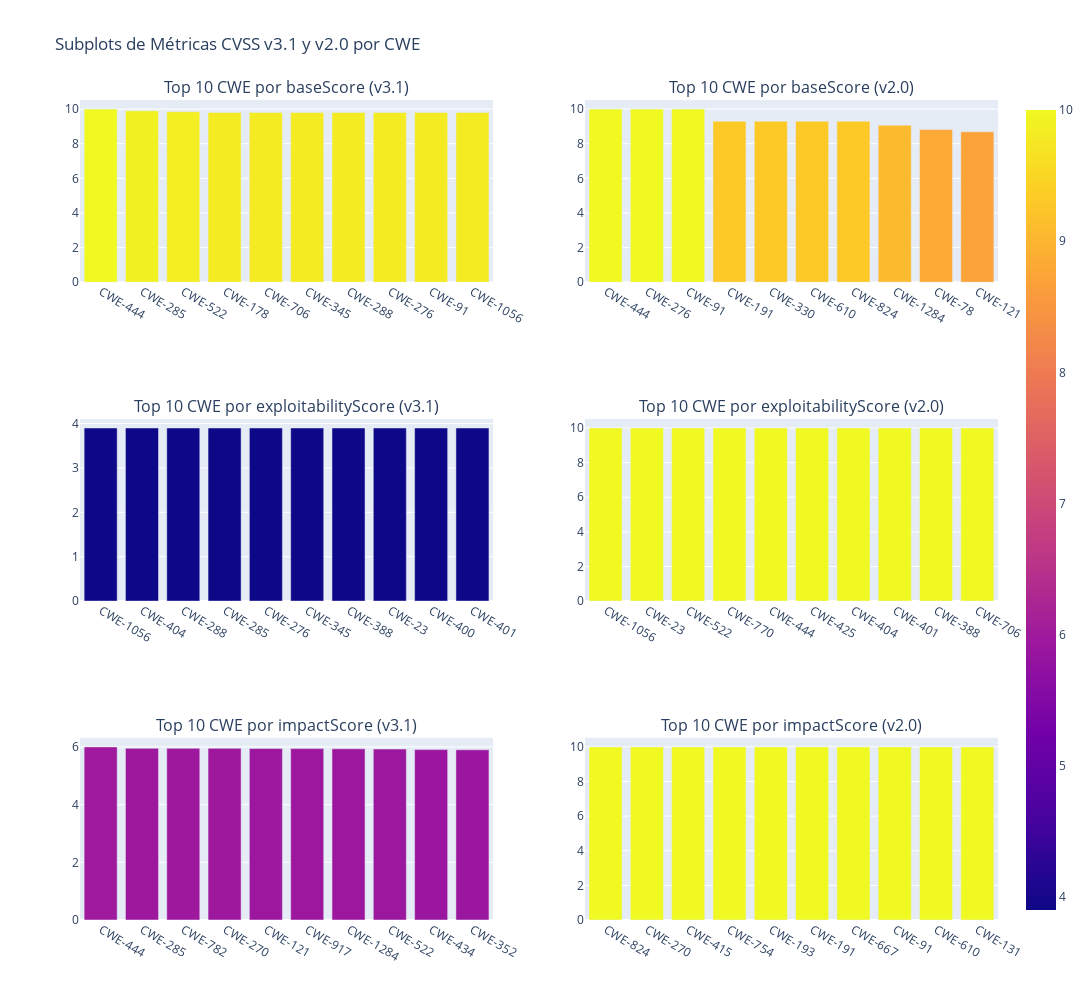

Notebook code for this chart:
### Code cell
import plotly.express as px
import plotly.subplots as sp

# Crear subplots
fig = sp.make_subplots(rows=3, cols=2, subplot_titles=[
    "Top 10 CWE por baseScore (v3.1)", 
    "Top 10 CWE por baseScore (v2.0)", 
    "Top 10 CWE por exploitabilityScore (v3.1)", 
    "Top 10 CWE por exploitabilityScore (v2.0)", 
    "Top 10 CWE por impactScore (v3.1)", 
    "Top 10 CWE por impactScore (v2.0)"
])

# Gráfico de barras para baseScore v3.1
fig_baseScore_v31 = px.bar(top_baseScore_v31.head(10), 
                           x='cwe_id', y='baseScore_v31', 
                           labels={'baseScore_v31': 'Base Score (v3.1)', 'cwe_id': 'CWE ID'},
                           color='baseScore_v31')

# Gráfico de barras para baseScore v2.0
fig_baseScore_v2 = px.bar(top_baseScore_v2.head(10), 
                          x='cwe_id', y='baseScore_v2', 
                          labels={'baseScore_v2': 'Base Score (v2.0)', 'cwe_id': 'CWE ID'},
                          color='baseScore_v2')

# Gráfico de barras para exploitabilityScore v3.1
fig_exploitability_v31 = px.bar(top_exploitabilityScore_v31.head(10), 
                                x='cwe_id', y='exploitabilityScore_v31', 
                                labels={'exploitabilityScore_v31': 'Exploitability (v3.1)', 'cwe_id': 'CWE ID'},
                                color='exploitabilityScore_v31')

# Gráfico de barras para exploitabilityScore v2.0
fig_exploitability_v2 = px.bar(top_exploitabilityScore_v2.head(10), 
                               x='cwe_id', y='exploitabilityScore_v2', 
                               labels={'exploitabilityScore_v2': 'Exploitability (v2.0)', 'cwe_id': 'CWE ID'},
                               color='exploitabilityScore_v2')

# Gráfico de barras para impactScore v3.1
fig_impact_v31 = px.bar(top_impactScore_v31.head(10), 
                        x='cwe_id', y='impactScore_v31', 
                        labels={'impactScore_v31': 'Impact Score (v3.1)', 'cwe_id': 'CWE ID'},
                        color='impactScore_v31')

# Gráfico de barras para impactScore v2.0
fig_impact_v2 = px.bar(top_impactScore_v2.head(10), 
                       x='cwe_id', y='impactScore_v2', 
                       labels={'impactScore_v2': 'Impact Score (v2.0)', 'cwe_id': 'CWE ID'},
                       color='impactScore_v2')

# Añadir gráficos a los subplots
fig.add_traces(fig_baseScore_v31['data'], rows=1, cols=1)
fig.add_traces(fig_baseScore_v2['data'], rows=1, cols=2)
fig.add_traces(fig_exploitability_v31['data'], rows=2, cols=1)
fig.add_traces(fig_exploitability_v2['data'], rows=2, cols=2)
fig.add_traces(fig_impact_v31['data'], rows=3, cols=1)
fig.add_traces(fig_impact_v2['data'], rows=3, cols=2)

# Ajustes finales
fig.update_layout(height=1000, width=1200, title_text="Subplots de Métricas CVSS v3.1 y v2.0 por CWE")
fig.update_xaxes(categoryorder='total descending')

fig.show()

### Figure 1 — Plotly figure (JSON) as saved in the notebook; plotly's stock layout.template omitted (floating-point values rounded to 4 significant figures)
{"data": [{"alignmentgroup": "True", "hovertemplate": "CWE ID=%{x}<br>Base Score (v3.1)=%{marker.color}<extra></extra>", "legendgroup": "", "marker": {"color": [10, 9.9, 9.85, 9.8, 9.8, 9.8, 9.8, 9.8, 9.8, 9.8], "coloraxis": "coloraxis", "pattern": {"shape": ""}}, "name": "", "offsetgroup": "", "orientation": "v", "showlegend": false, "textposition": "auto", "type": "bar", "x": ["CWE-444", "CWE-285", "CWE-522", "CWE-178", "CWE-706", "CWE-345", "CWE-288", "CWE-276", "CWE-91", "CWE-1056"], "xaxis": "x", "y": [10, 9.9, 9.85, 9.8, 9.8, 9.8, 9.8, 9.8, 9.8, 9.8], "yaxis": "y"}, {"alignmentgroup": "True", "hovertemplate": "CWE ID=%{x}<br>Base Score (v2.0)=%{marker.color}<extra></extra>", "legendgroup": "", "marker": {"color": [10, 10, 10, 9.3, 9.3, 9.3, 9.3, 9.067, 8.817, 8.692], "coloraxis": "coloraxis", "pattern": {"shape": ""}}, "name": "", "offsetgroup": "", "orientation": "v", "showlegend": false, "textposition": "auto", "type": "bar", "x": ["CWE-444", "CWE-276", "CWE-91", "CWE-191", "CWE-330", "CWE-610", "CWE-824", "CWE-1284", "CWE-78", "CWE-121"], "xaxis": "x2", "y": [10, 10, 10, 9.3, 9.3, 9.3, 9.3, 9.067, 8.817, 8.692], "yaxis": "y2"}, {"alignmentgroup": "True", "hovertemplate": "CWE ID=%{x}<br>Exploitability (v3.1)=%{marker.color}<extra></extra>", "legendgroup": "", "marker": {"color": [3.9, 3.9, 3.9, 3.9, 3.9, 3.9, 3.9, 3.9, 3.9, 3.9], "coloraxis": "coloraxis", "pattern": {"shape": ""}}, "name": "", "offsetgroup": "", "orientation": "v", "showlegend": false, "textposition": "auto", "type": "bar", "x": ["CWE-1056", "CWE-404", "CWE-288", "CWE-285", "CWE-276", "CWE-345", "CWE-388", "CWE-23", "CWE-400", "CWE-401"], "xaxis": "x3", "y": [3.9, 3.9, 3.9, 3.9, 3.9, 3.9, 3.9, 3.9, 3.9, 3.9], "yaxis": "y3"}, {"alignmentgroup": "True", "hovertemplate": "CWE ID=%{x}<br>Exploitability (v2.0)=%{marker.color}<extra></extra>", "legendgroup": "", "marker": {"color": [10, 10, 10, 10, 10, 10, 10, 10, 10, 10], "coloraxis": "coloraxis", "pattern": {"shape": ""}}, "name": "", "offsetgroup": "", "orientation": "v", "showlegend": false, "textposition": "auto", "type": "bar", "x": ["CWE-1056", "CWE-23", "CWE-522", "CWE-770", "CWE-444", "CWE-425", "CWE-404", "CWE-401", "CWE-388", "CWE-706"], "xaxis": "x4", "y": [10, 10, 10, 10, 10, 10, 10, 10, 10, 10], "yaxis": "y4"}, {"alignmentgroup": "True", "hovertemplate": "CWE ID=%{x}<br>Impact Score (v3.1)=%{marker.color}<extra></extra>", "legendgroup": "", "marker": {"color": [6, 5.95, 5.95, 5.95, 5.942, 5.94, 5.933, 5.925, 5.906, 5.9], "coloraxis": "coloraxis", "pattern": {"shape": ""}}, "name": "", "offsetgroup": "", "orientation": "v", "showlegend": false, "textposition": "auto", "type": "bar", "x": ["CWE-444", "CWE-285", "CWE-782", "CWE-270", "CWE-121", "CWE-917", "CWE-1284", "CWE-522", "CWE-434", "CWE-352"], "xaxis": "x5", "y": [6, 5.95, 5.95, 5.95, 5.942, 5.94, 5.933, 5.925, 5.906, 5.9], "yaxis": "y5"}, {"alignmentgroup": "True", "hovertemplate": "CWE ID=%{x}<br>Impact Score (v2.0)=%{marker.color}<extra></extra>", "legendgroup": "", "marker": {"color": [10, 10, 10, 10, 10, 10, 10, 10, 10, 10], "coloraxis": "coloraxis", "pattern": {"shape": ""}}, "name": "", "offsetgroup": "", "orientation": "v", "showlegend": false, "textposition": "auto", "type": "bar", "x": ["CWE-824", "CWE-270", "CWE-415", "CWE-754", "CWE-193", "CWE-191", "CWE-667", "CWE-91", "CWE-610", "CWE-131"], "xaxis": "x6", "y": [10, 10, 10, 10, 10, 10, 10, 10, 10, 10], "yaxis": "y6"}], "layout": {"annotations": [{"font": {"size": 16}, "showarrow": false, "text": "Top 10 CWE por baseScore (v3.1)", "x": 0.225, "xanchor": "center", "xref": "paper", "y": 1, "yanchor": "bottom", "yref": "paper"}, {"font": {"size": 16}, "showarrow": false, "text": "Top 10 CWE por baseScore (v2.0)", "x": 0.775, "xanchor": "center", "xref": "paper", "y": 1, "yanchor": "bottom", "yref": "paper"}, {"font": {"size": 16}, "showarrow": false, "text": "Top 10 CWE por exploitabilityScore (v3.1)", "x": 0.225, "xanchor": "center", "xref": "paper", "y": 0.6111, "yanchor": "bottom", "yref": "paper"}, {"font": {"size": 16}, "showarrow": false, "text": "Top 10 CWE por exploitabilityScore (v2.0)", "x": 0.775, "xanchor": "center", "xref": "paper", "y": 0.6111, "yanchor": "bottom", "yref": "paper"}, {"font": {"size": 16}, "showarrow": false, "text": "Top 10 CWE por impactScore (v3.1)", "x": 0.225, "xanchor": "center", "xref": "paper", "y": 0.2222, "yanchor": "bottom", "yref": "paper"}, {"font": {"size": 16}, "showarrow": false, "text": "Top 10 CWE por impactScore (v2.0)", "x": 0.775, "xanchor": "center", "xref": "paper", "y": 0.2222, "yanchor": "bottom", "yref": "paper"}], "height": 1000, "title": {"text": "Subplots de Métricas CVSS v3.1 y v2.0 por CWE"}, "width": 1200, "xaxis": {"anchor": "y", "categoryorder": "total descending", "domain": [0, 0.45]}, "xaxis2": {"anchor": "y2", "categoryorder": "total descending", "domain": [0.55, 1]}, "xaxis3": {"anchor": "y3", "categoryorder": "total descending", "domain": [0, 0.45]}, "xaxis4": {"anchor": "y4", "categoryorder": "total descending", "domain": [0.55, 1]}, "xaxis5": {"anchor": "y5", "categoryorder": "total descending", "domain": [0, 0.45]}, "xaxis6": {"anchor": "y6", "categoryorder": "total descending", "domain": [0.55, 1]}, "yaxis": {"anchor": "x", "domain": [0.7778, 1]}, "yaxis2": {"anchor": "x2", "domain": [0.7778, 1]}, "yaxis3": {"anchor": "x3", "domain": [0.3889, 0.6111]}, "yaxis4": {"anchor": "x4", "domain": [0.3889, 0.6111]}, "yaxis5": {"anchor": "x5", "domain": [0, 0.2222]}, "yaxis6": {"anchor": "x6", "domain": [0, 0.2222]}}}
